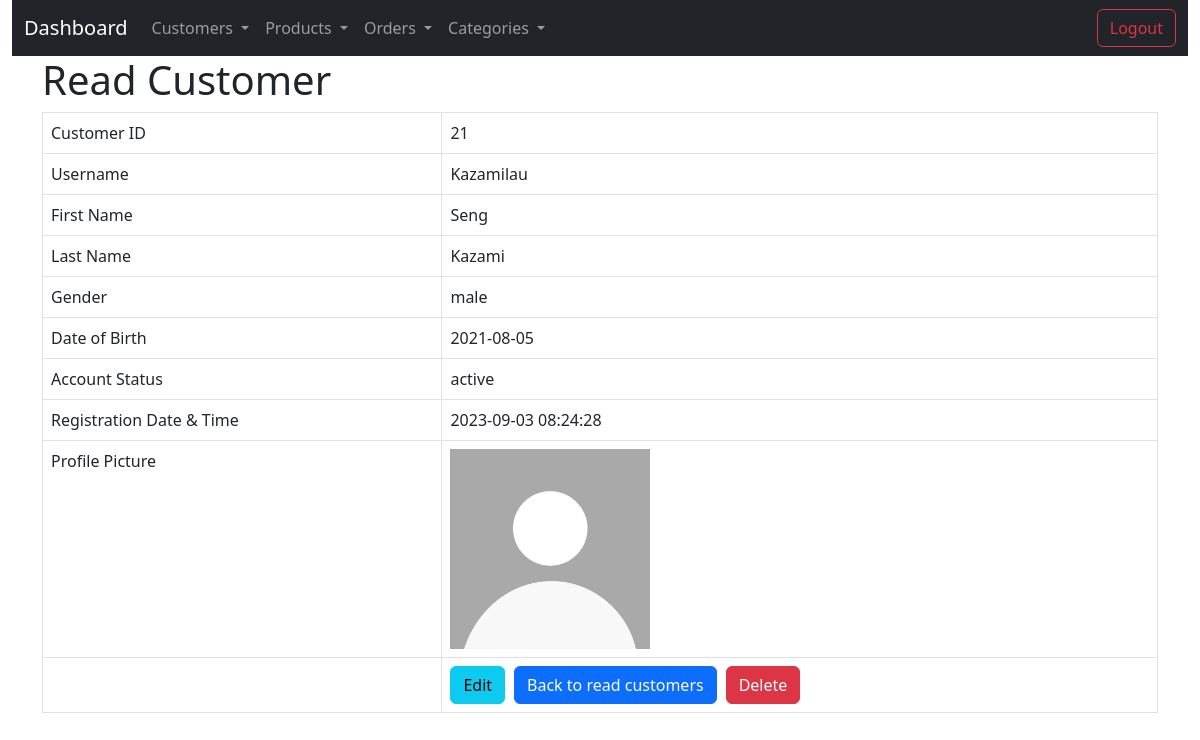
The app's page /customer_read_one.php?customer_id=21 with its own data.
### tables this page shows
CREATE TABLE IF NOT EXISTS `customer` (
  `customer_id` int(11) NOT NULL AUTO_INCREMENT,
  `username` varchar(255) NOT NULL,
  `email` text NOT NULL,
  `password` varchar(255) NOT NULL,
  `first_name` varchar(255) NOT NULL,
  `last_name` varchar(255) NOT NULL,
  `gender` varchar(20) NOT NULL,
  `DOB` date NOT NULL,
  `account_status` varchar(50) NOT NULL,
  `registration_date_and_time` datetime NOT NULL,
  `image` blob NOT NULL,
  PRIMARY KEY (`customer_id`),
  UNIQUE KEY `username` (`username`)
);

### customer_read_one.php (the view, shortened to what this page needs)
<!DOCTYPE HTML>
<html>
<head>
    <link href="https://cdn.jsdelivr.net/npm/bootstrap@5.3.0/dist/css/bootstrap.min.css" rel="stylesheet">
</head>
<body>
    <?php include 'navbar.php'; ?>
    <div class="container">
        <div class="page-header">
            <h1>Read Customer</h1>
        </div>
        <?php
        $customer_id = isset($_GET['customer_id']) ? $_GET['customer_id'] : die('ERROR: Record ID not found.');
        include 'config_folder/database.php';
        try {
            $query = "SELECT username, first_name, last_name, gender, DOB, account_status, image, registration_date_and_time FROM customer WHERE customer_id = ?";
            $stmt = $con->prepare($query);
            $stmt->bindParam(1, $customer_id);
            $stmt->execute();
            $row = $stmt->fetch(PDO::FETCH_ASSOC);
            $username = $row['username'];
            $first_name = $row['first_name'];
            $last_name = $row['last_name'];
            $gender = $row['gender'];
            $DOB = $row['DOB'];
            $account_status = $row['account_status'];
            $registration_date_and_time = $row['registration_date_and_time'];
            $image = $row['image'];
        } catch (PDOException $exception) {
            die('ERROR: ' . $exception->getMessage());
        }
        ?>
        <table class='table table-hover table-responsive table-bordered'>
            <tr>
                <td>Customer ID</td>
                <td>
                    <?php echo htmlspecialchars($customer_id, ENT_QUOTES); ?>
                </td>
            </tr>
            <tr>
                <td>Username</td>
                <td>
                    <?php echo htmlspecialchars($username, ENT_QUOTES); ?>
                </td>
            </tr>
            <tr>
                <td>First Name</td>
                <td>
                    <?php echo htmlspecialchars($first_name, ENT_QUOTES); ?>
                </td>
            </tr>
            <tr>
                <td>Last Name</td>
                <td>
                    <?php echo htmlspecialchars($last_name, ENT_QUOTES); ?>
                </td>
            </tr>
            <tr>
                <td>Gender</td>
                <td>
                    <?php echo htmlspecialchars($gender, ENT_QUOTES); ?>
                </td>
            </tr>
            <tr>
                <td>Date of Birth</td>
                <td>
                    <?php echo htmlspecialchars($DOB, ENT_QUOTES); ?>
                </td>
            </tr>
            <tr>
                <td>Account Status</td>
                <td>
                    <?php echo htmlspecialchars($account_status, ENT_QUOTES); ?>
                </td>
            </tr>
            <tr>
                <td>Registration Date & Time</td>
                <td>
                    <?php echo htmlspecialchars($registration_date_and_time, ENT_QUOTES); ?>
                </td>
            </tr>
            <tr>
                <td>Profile Picture</td>
                <td>
                    <?php
                    if (!empty($image)) {
                        echo "<img src='image/$image' alt='Product Image' style='max-width: 200px;' />";
                    } else {
                        echo "<img src='ProductComingSoon.jpg' alt='Product Coming Soon' style='max-width: 200px;' />";
                    }
                    ?>
                </td>
            </tr>
            <tr>
                <td></td>
                <td>
                    <a href='customer_update.php?customer_id=<?php echo $customer_id; ?>' class='btn btn-info' style='margin-right: 0.3em;'>Edit</a>
                    <a href='customer_index.php?customer_id=<?php echo $customer_id; ?>' class='btn btn-primary' style='margin-right: 0.3em;'>Back to read customers</a>
                    <a href='#' onclick='delete_user(<?php echo $customer_id; ?>)' class='btn btn-danger'>Delete</a>
                </td>
            </tr>
        </table>
    </div>
</body>
</html>

### records on screen
customer: username "Kazamilau", first_name "Seng", last_name "Kazami", gender "male", DOB "2021-08-05", account_status "active", registration_date_and_time "2023-09-03 08:24:28", image (placeholder picture)

### other values on screen
$customer_id "21"
